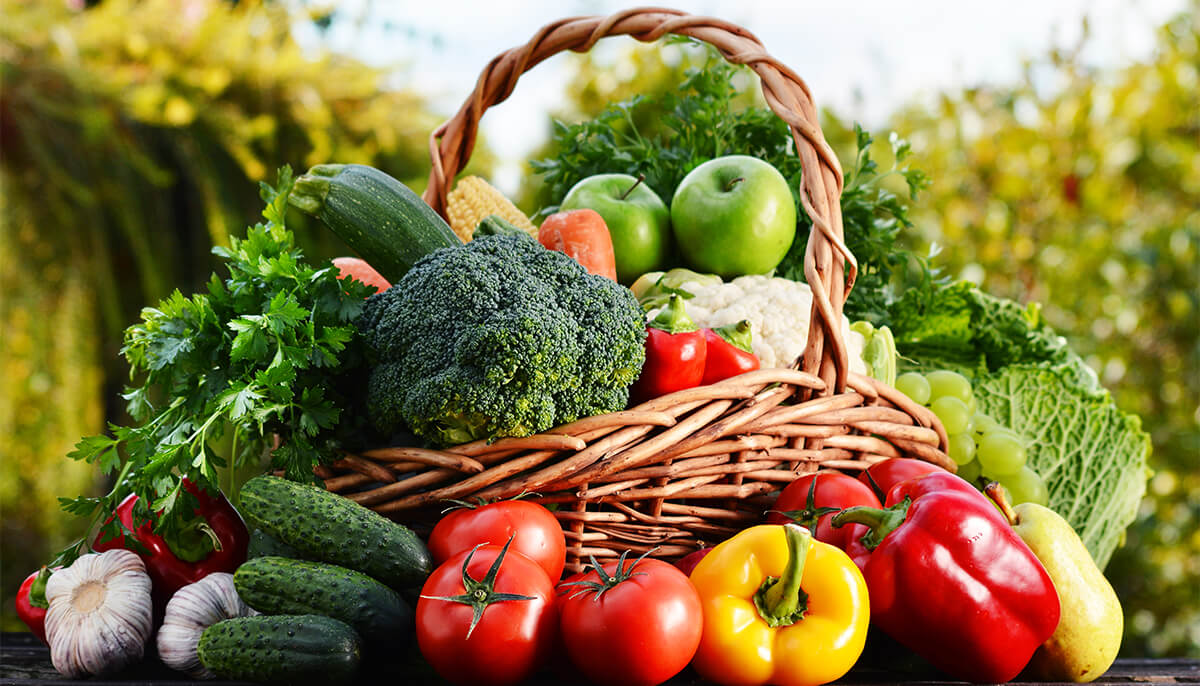
#> input picture testing/colored.jpg, 1200 x 686 px
$ python prac.py
#> lines starting #> are read from the running program, lines starting #| are printed output that depends on the picture

# task1

import cv2
import numpy as np
# brg
colored = cv2.imread("colored.jpg", cv2.IMREAD_COLOR)
#> colored is the input picture: shape (686, 1200, 3); mean B, G, R 66.2, 119.5, 135.6
cv2.imshow("task1-1", colored)
# cv2.destroyWindow("task1-1")
# bgr
blue = colored.copy()
blue[:, :, 1] = 0
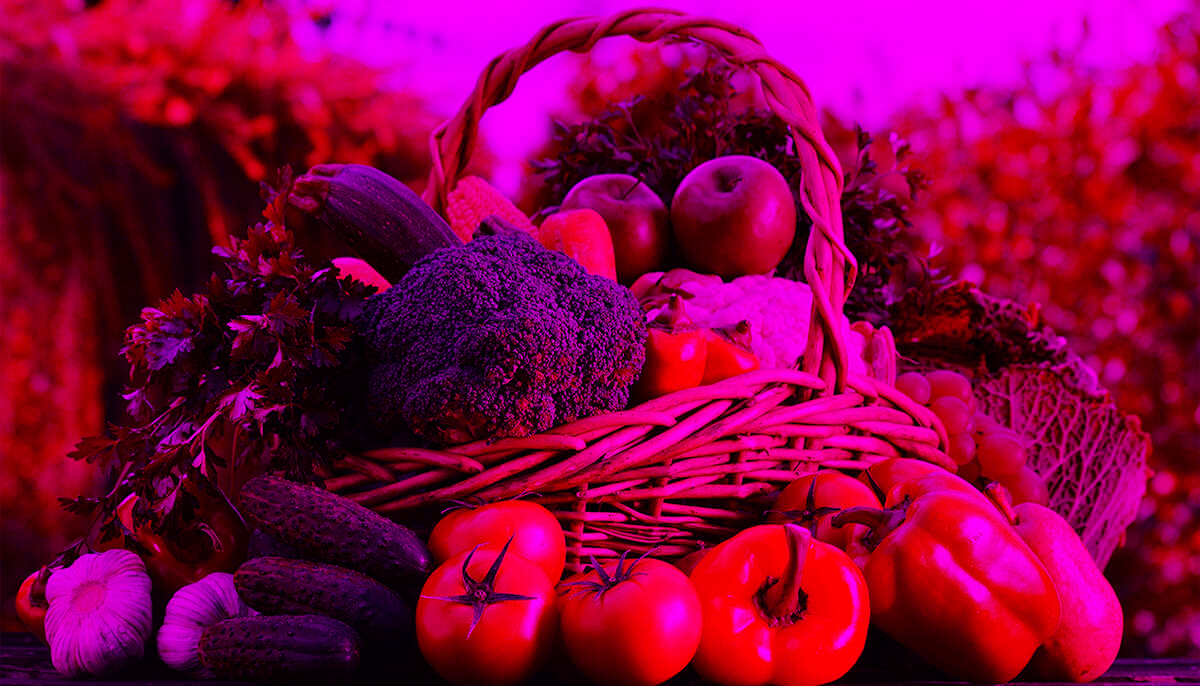
#> blue: shape (686, 1200, 3); mean B, G, R 66.2, 0, 135.6
blue[:, :, 2] = 0
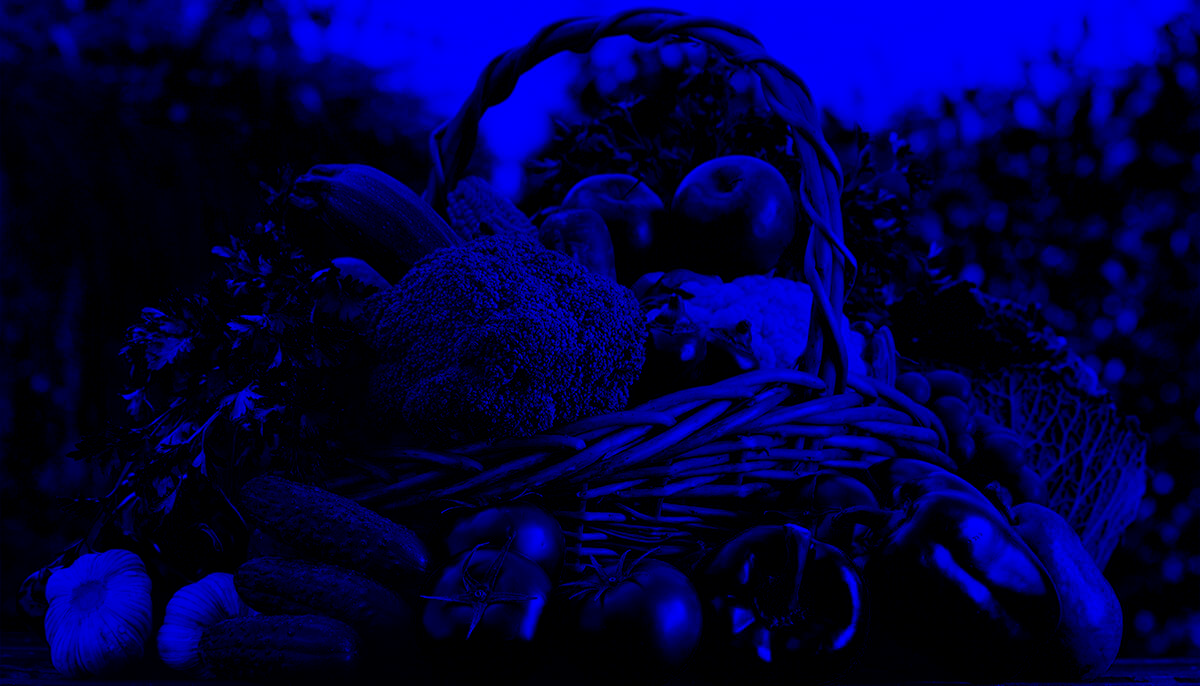
#> blue: shape (686, 1200, 3); mean B, G, R 66.2, 0, 0
cv2.imshow("task1-2", blue)


green = colored.copy()
green[:, :, 0] = 0
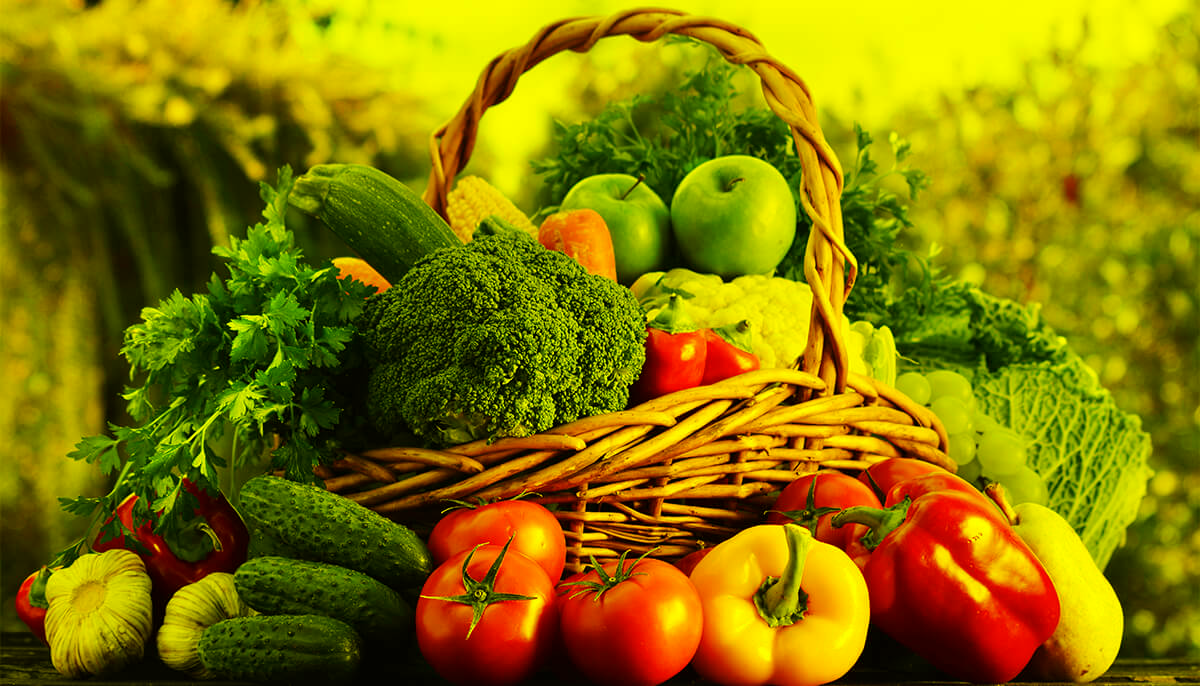
#> green: shape (686, 1200, 3); mean B, G, R 0, 119.5, 135.6
green[:, :, 2] = 0
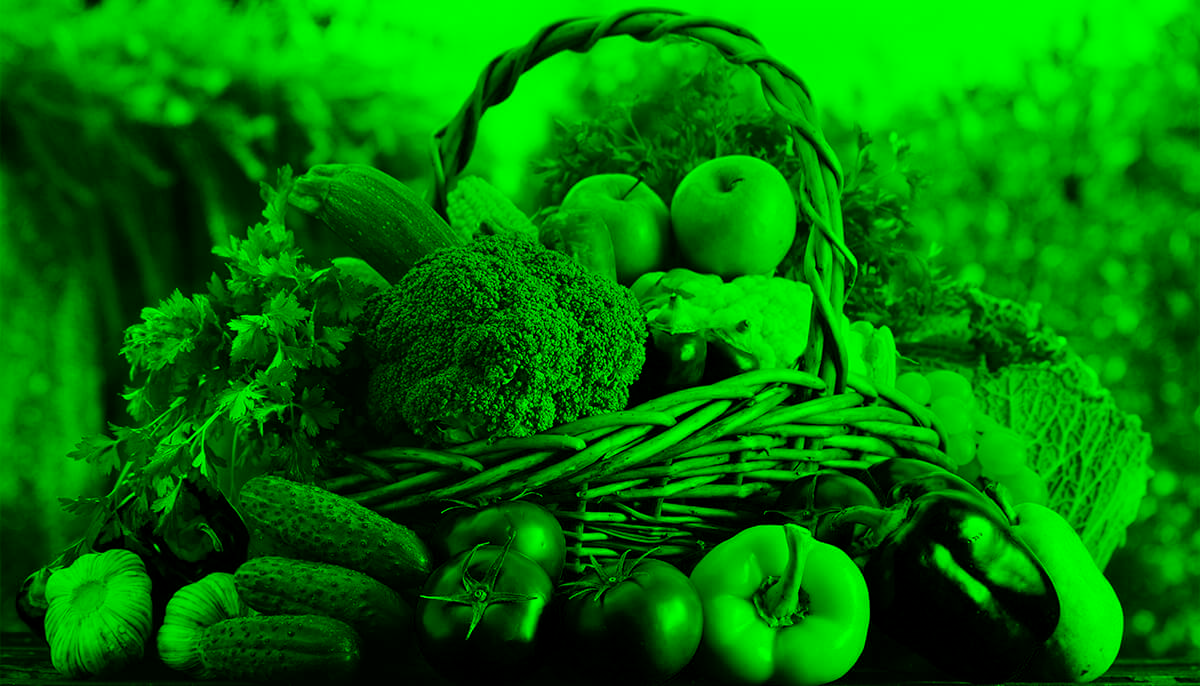
#> green: shape (686, 1200, 3); mean B, G, R 0, 119.5, 0
cv2.imshow("task1-3", green)

red = colored.copy()
red[:, :, 0] = 0
red[:, :, ] = 0
#> red: shape (686, 1200, 3); every value is 0
cv2.imshow("task1-4", red)
cv2.waitKey(0)
